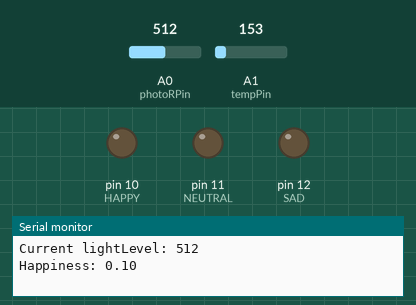
Simulated run of this sketch. Board: Arduino Uno, built with avr-gcc and run on an emulated ATmega328P. On the bench: output pins drawn as LEDs (lit = HIGH), the last lines printed to the serial monitor. Inputs (shaded band) come from the test bench; at power-on: A0 (photoRPin) = 512, A1 (tempPin) = 153.

Above: at 0.1 s.
At 6.1 s:
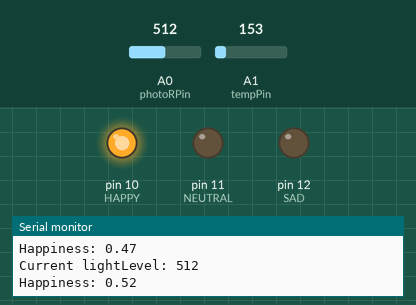
Timing chart, 0 to 7.6 s (numbered marks = the images above):
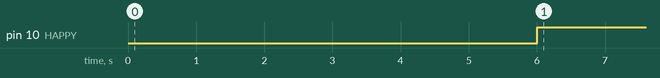

Measured:
- by itself, pin 10 (HAPPY): LOW → HIGH at 6.0 s

The sketch:

PhotoSensorDebug.ino
```cpp
#include <elapsedMillis.h>

/* ==========================================================
Project : Send Photo resistor values to computer
Author: ScottC / Edited by Ariellelellleeel
Created: 25th June 2011
Description: This sketch will make the arduino read Photo resistor
             values on analog pin A0. The analog readings will
             be dependent on the amount of light reaching the
             sensor. The Analog readings will be sent to the
             computer via the USB cable using Serial communication.
==============================================================
*/

elapsedMillis timeElapsed;

// LED stuff
int HAPPY = 10;
int NEUTRAL = 11;
int SAD = 12;
int currentState = NEUTRAL;
int newState;

// Light Stuff
int photoRPin = 0;
int lightLevel;
int lightHappiness = 0;

int lightMin = 300; //850; // Sunny: 900s, sunny shadows: 840

// Temp Stuff
int tempPin = 1;
int temp;

int tempMin = 0;
int tempMax = 100;

// Happiness
float happiness = 0;
float oldMult = 0.9;
float newMult = 0.1;


void setup() {
 Serial.begin(9600);
 pinMode(HAPPY, OUTPUT);
 pinMode(NEUTRAL, OUTPUT);
 pinMode(SAD, OUTPUT);
}

void loop(){
 // LIGHT READING
 lightLevel = analogRead(photoRPin);

 Serial.print("Current lightLevel: ");
 Serial.print(lightLevel);
 Serial.println();

 // TEMPERATURE READING
 temp = analogRead(tempPin);

 // Convert to Celsius
 float voltage = (temp * 5.0)/1023.0;
// Serial.print(voltage); Serial.println(" volts");

 float temperatureC = ((voltage*1000) - 500) / 10 ;  //converting from 10 mv per degree wit 500 mV offset
                                               //to degrees ((voltage - 500mV) times 100)
 //Serial.print(temperatureC); Serial.println(" degrees C");

 // LIGHT
 if (lightLevel >= lightMin) {
    lightHappiness = 1;
 } else if (lightLevel < lightMin) {
    lightHappiness = -1;
 }

 // HAPPINESS
 happiness = happiness * oldMult + lightHappiness * newMult;

 // Make sure happiness stays within range
 if (happiness > 1) {
  happiness = 1;
 } else if (happiness < -1) {
  happiness = -1;
 }

 Serial.print("Happiness: ");
 Serial.print(happiness);
 Serial.println();

 if (happiness < -0.5) {
  newState = SAD;
 } else if (happiness > 0.5) {
  newState = HAPPY;
 } else {
  newState = NEUTRAL;
 }

 // CHANGE STATE IN LEDS
 if (newState != currentState) {
    currentState = newState;
    if (currentState == SAD) {
      digitalWrite(SAD, HIGH);
      digitalWrite(NEUTRAL, LOW);
      digitalWrite(HAPPY, LOW);
    } else if (currentState == NEUTRAL) {
      digitalWrite(SAD, LOW);
      digitalWrite(NEUTRAL, HIGH);
      digitalWrite(HAPPY, LOW);
    } else {
      digitalWrite(SAD, LOW);
      digitalWrite(NEUTRAL, LOW);
      digitalWrite(HAPPY, HIGH);
    }
 }

 delay(1000);
}
```
